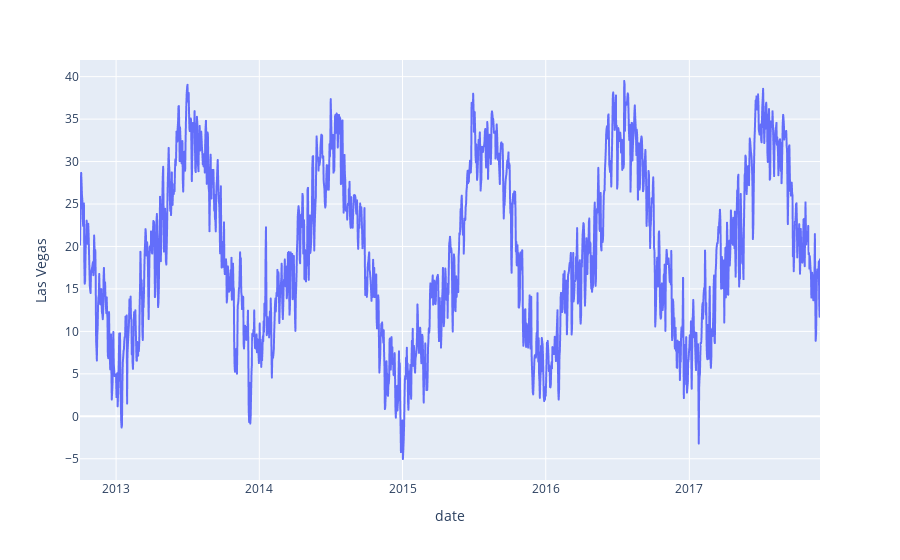

Notebook source saved alongside this figure:
### Code cell
px.line(df.groupby('date').agg({'Las Vegas':'mean'}).reset_index(), x='date', y='Las Vegas')

### Figure 1 — Plotly figure (JSON) as saved in the notebook; plotly's stock layout.template omitted (floating-point values rounded to 4 significant figures; data arrays with more than 128 entries replaced by an {"elided": "..."} marker saying what was removed)
{"data": [{"hovertemplate": "date=%{x}<br>Las Vegas=%{y}<extra></extra>", "legendgroup": "", "line": {"color": "#636efa", "dash": "solid"}, "mode": "lines", "name": "", "showlegend": false, "type": "scattergl", "x": {"elided": "1887 str values"}, "xaxis": "x", "y": {"elided": "1887 float values"}, "yaxis": "y"}], "layout": {"legend": {"tracegroupgap": 0}, "margin": {"t": 60}, "xaxis": {"anchor": "y", "domain": [0, 1], "title": {"text": "date"}}, "yaxis": {"anchor": "x", "domain": [0, 1], "title": {"text": "Las Vegas"}}}}
